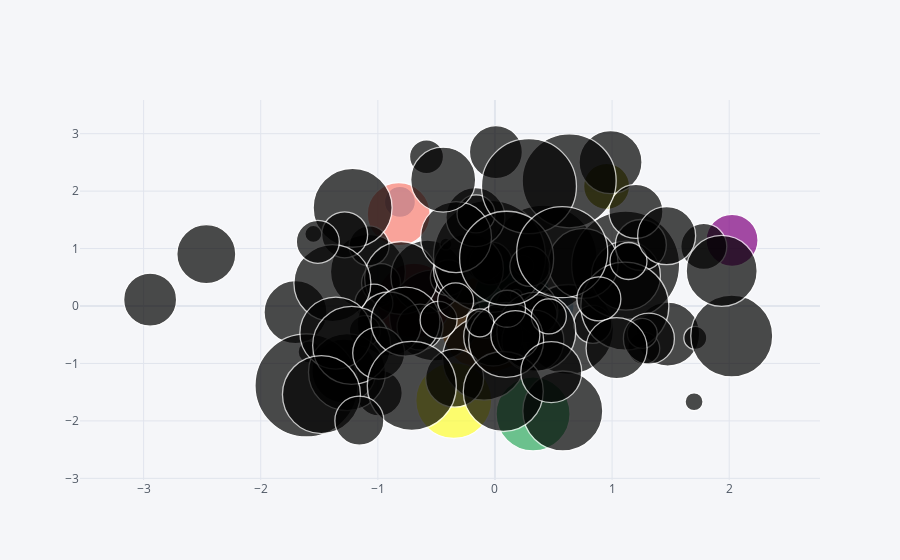

The code cell stored with this chart in its notebook:
### Markdown cell above
A bubble chart is a scatter plot in which a third dimension of the data is shown through the size of markers.

### Code cell
df.iplot(kind='bubble',x='A',y='B',size='C')
